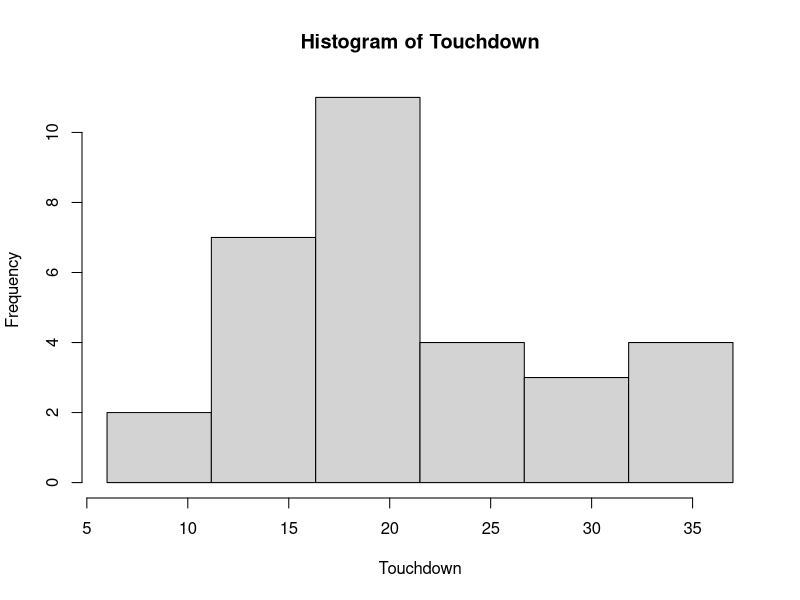
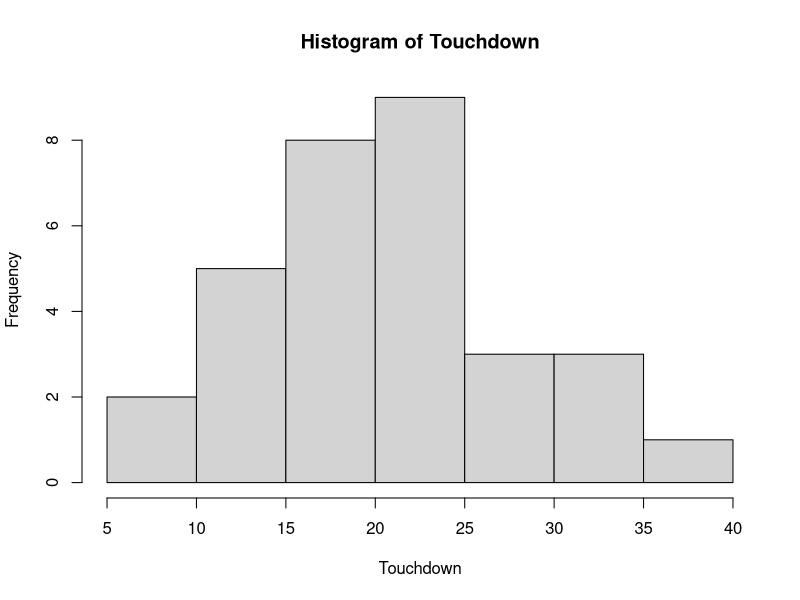
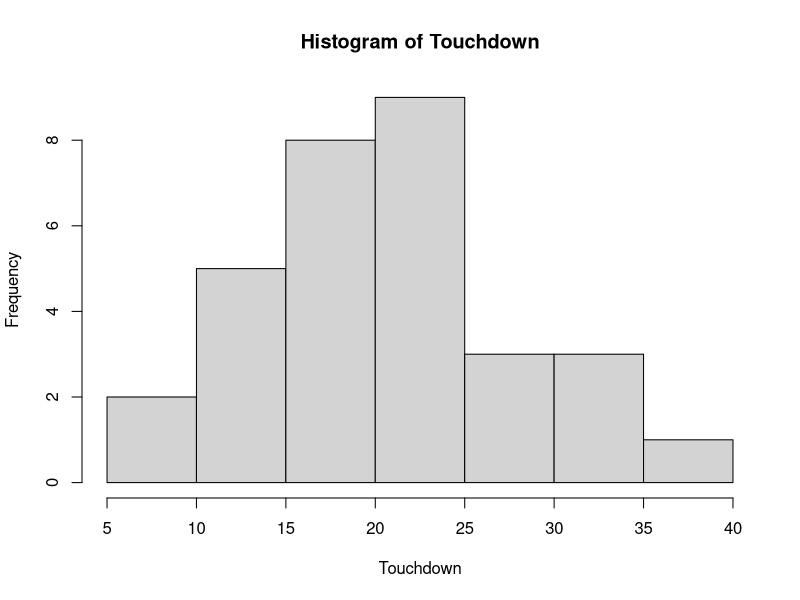
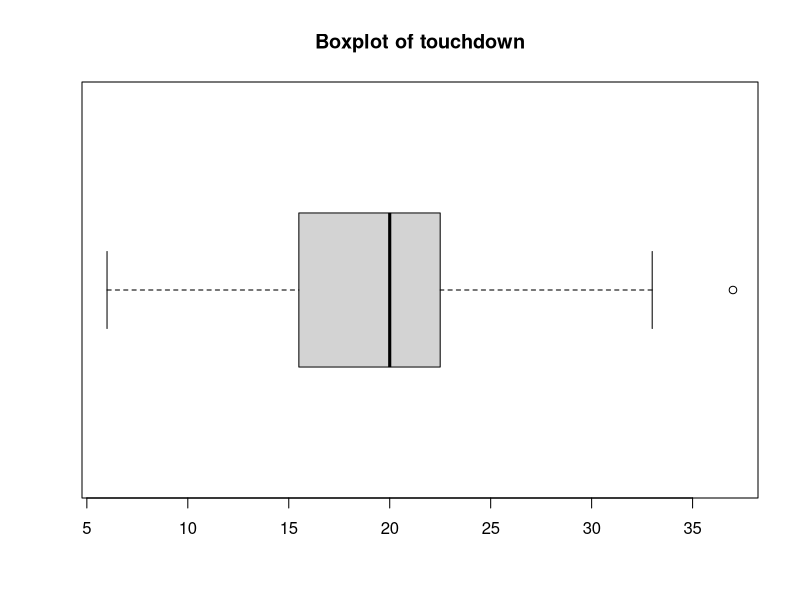
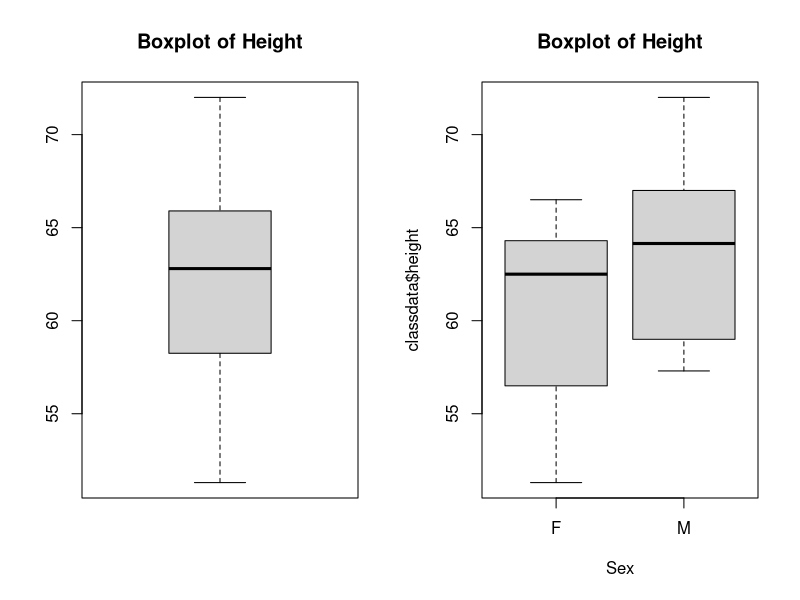
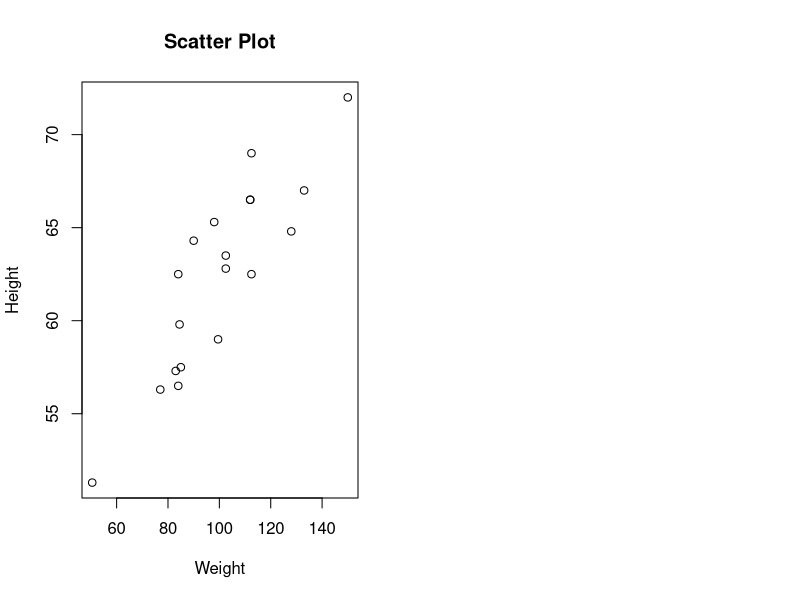

Write the R code that produced these figures, in order.
setwd("c:/Users/fali/Desktop") #set up the working direction
classdata = read.table("class.txt", header = TRUE)
dim(classdata)
head(classdata)
touchdown = c(14, 29, 22, 18, 20, 15, 6, 9, 32, 18, 19, 18, 23, 28, 37, 21,
              14, 19, 21, 20, 16, 22, 33, 28, 12, 18, 22, 14, 33, 21, 12)
stem(touchdown)
stem(touchdown, scale = 0.5)
b = round(log2(length(touchdown))) + 1
b
hist(touchdown, breaks = seq(min(touchdown), max(touchdown), length = b + 1),
     include.lowest = TRUE, right = TRUE, xlab = "Touchdown", main = "Histogram of Touchdown")
hist(touchdown, breaks =b + 1,
     include.lowest = TRUE, right=FALSE, xlab = "Touchdown", main = "Histogram of Touchdown")
hist(touchdown, breaks = "Sturges",
     include.lowest = TRUE, right=FALSE, xlab = "Touchdown", main = "Histogram of Touchdown")

summary(touchdown)
boxplot(touchdown, main = "Boxplot of touchdown", horizontal = TRUE)
par(mfrow = c(1, 2))
boxplot(classdata$height, main = "Boxplot of Height")
boxplot(classdata$height ~ classdata$sex, xlab = "Sex", main = "Boxplot of Height")
basses = c(1.22, 1.51, 1.34, 1.6, 0.98, 1.71, 1.82, 1.04, 1.1, 0.85, 1.08)
mean(basses)
sort(basses)
median(basses)
mean(basses, 0.1)
quantile(basses, c(0.25, 0.5, 0.75))
summary(basses)
var(basses)
sd(basses)
plot(classdata$height ~ classdata$weight, xlab = "Weight", ylab = "Height",
     main = "Scatter Plot")
fit = lm(classdata$height ~ classdata$weight)
summary(fit)
result = replicate(1000, sum(sample(0:1, 4, replace = TRUE)))
table(result)/1000
